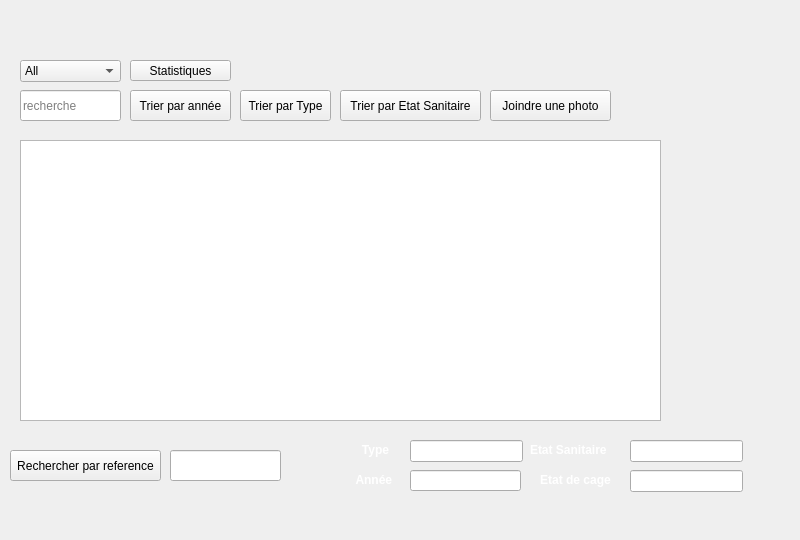
   <widget class="QWidget" name="tab_3">
    <attribute name="title">
     <string>Consulter les animaux</string>
    </attribute>
    <widget class="QPushButton" name="pb_trier">
     <property name="geometry">
      <rect>
       <x>130</x>
       <y>90</y>
       <width>101</width>
       <height>31</height>
      </rect>
     </property>
     <property name="text">
      <string>Trier par année</string>
     </property>
    </widget>
    <widget class="QPushButton" name="pb_rechRef">
     <property name="geometry">
      <rect>
       <x>10</x>
       <y>450</y>
       <width>151</width>
       <height>31</height>
      </rect>
     </property>
     <property name="text">
      <string>Rechercher par reference</string>
     </property>
    </widget>
    <widget class="QPushButton" name="pb_trier_type">
     <property name="geometry">
      <rect>
       <x>240</x>
       <y>90</y>
       <width>91</width>
       <height>31</height>
      </rect>
     </property>
     <property name="text">
      <string>Trier par Type</string>
     </property>
    </widget>
    <widget class="QLabel" name="le_cadre">
     <property name="geometry">
      <rect>
       <x>-10</x>
       <y>0</y>
       <width>791</width>
       <height>531</height>
      </rect>
     </property>
     <property name="text">
      <string/>
     </property>
     <property name="pixmap">
      <pixmap>../../../Esprit/2A16/Semestre 1/Projet C++/ZOO'RNI/charte essai 1.png</pixmap>
     </property>
     <property name="scaledContents">
      <bool>true</bool>
     </property>
    </widget>
    <widget class="QTableView" name="tab_animaux">
     <property name="geometry">
      <rect>
       <x>20</x>
       <y>140</y>
       <width>641</width>
       <height>281</height>
      </rect>
     </property>
    </widget>
    <widget class="QLineEdit" name="le_rechRef">
     <property name="geometry">
      <rect>
       <x>170</x>
       <y>450</y>
       <width>111</width>
       <height>31</height>
      </rect>
     </property>
    </widget>
    <widget class="QLineEdit" name="le_an_3">
     <property name="geometry">
      <rect>
       <x>410</x>
       <y>470</y>
       <width>111</width>
       <height>21</height>
      </rect>
     </property>
    </widget>
    <widget class="QLabel" name="label_28">
     <property name="geometry">
      <rect>
       <x>310</x>
       <y>460</y>
       <width>131</width>
       <height>41</height>
      </rect>
     </property>
     <property name="text">
      <string>&lt;html&gt;&lt;head/&gt;&lt;body&gt;&lt;p align=&quot;center&quot;&gt;&lt;span style=&quot; font-weight:600; color:#ffffff;&quot;&gt;Année &lt;/span&gt;&lt;/p&gt;&lt;/body&gt;&lt;/html&gt;</string>
     </property>
    </widget>
    <widget class="QLineEdit" name="le_type_3">
     <property name="geometry">
      <rect>
       <x>410</x>
       <y>440</y>
       <width>113</width>
       <height>22</height>
      </rect>
     </property>
    </widget>
    <widget class="QLabel" name="label_29">
     <property name="geometry">
      <rect>
       <x>320</x>
       <y>440</y>
       <width>111</width>
       <height>21</height>
      </rect>
     </property>
     <property name="text">
      <string>&lt;html&gt;&lt;head/&gt;&lt;body&gt;&lt;p align=&quot;center&quot;&gt;&lt;span style=&quot; font-weight:600; color:#ffffff;&quot;&gt;Type&lt;/span&gt;&lt;/p&gt;&lt;/body&gt;&lt;/html&gt;</string>
     </property>
    </widget>
    <widget class="QLineEdit" name="le_san_3">
     <property name="geometry">
      <rect>
       <x>630</x>
       <y>440</y>
       <width>113</width>
       <height>22</height>
      </rect>
     </property>
    </widget>
    <widget class="QLabel" name="label_30">
     <property name="geometry">
      <rect>
       <x>530</x>
       <y>430</y>
       <width>131</width>
       <height>41</height>
      </rect>
     </property>
     <property name="text">
      <string>&lt;html&gt;&lt;head/&gt;&lt;body&gt;&lt;p&gt;&lt;span style=&quot; font-weight:600; color:#ffffff;&quot;&gt;Etat Sanitaire&lt;/span&gt;&lt;/p&gt;&lt;/body&gt;&lt;/html&gt;</string>
     </property>
    </widget>
    <widget class="QLabel" name="label_31">
     <property name="geometry">
      <rect>
       <x>520</x>
       <y>470</y>
       <width>111</width>
       <height>20</height>
      </rect>
     </property>
     <property name="text">
      <string>&lt;html&gt;&lt;head/&gt;&lt;body&gt;&lt;p align=&quot;center&quot;&gt;&lt;span style=&quot; font-weight:600; color:#ffffff;&quot;&gt;Etat de cage&lt;/span&gt;&lt;/p&gt;&lt;/body&gt;&lt;/html&gt;</string>
     </property>
    </widget>
    <widget class="QLineEdit" name="le_cage_3">
     <property name="geometry">
      <rect>
       <x>630</x>
       <y>470</y>
       <width>113</width>
       <height>22</height>
      </rect>
     </property>
    </widget>
    <widget class="QPushButton" name="pb_image">
     <property name="geometry">
      <rect>
       <x>490</x>
       <y>90</y>
       <width>121</width>
       <height>31</height>
      </rect>
     </property>
     <property name="text">
      <string>Joindre une photo</string>
     </property>
    </widget>
    <widget class="QLabel" name="label_img">
     <property name="geometry">
      <rect>
       <x>620</x>
       <y>10</y>
       <width>141</width>
       <height>121</height>
      </rect>
     </property>
     <property name="text">
      <string/>
     </property>
    </widget>
    <widget class="QLineEdit" name="le_recherche">
     <property name="geometry">
      <rect>
       <x>20</x>
       <y>90</y>
       <width>101</width>
       <height>31</height>
      </rect>
     </property>
     <property name="placeholderText">
      <string>recherche</string>
     </property>
    </widget>
    <widget class="QComboBox" name="anim_col">
     <property name="geometry">
      <rect>
       <x>20</x>
       <y>60</y>
       <width>101</width>
       <height>22</height>
      </rect>
     </property>
     <property name="currentText">
      <string>All</string>
     </property>
     <property name="currentIndex">
      <number>0</number>
     </property>
     <item>
      <property name="text">
       <string>All</string>
      </property>
     </item>
     <item>
      <property name="text">
       <string>Reference</string>
      </property>
     </item>
     <item>
      <property name="text">
       <string>Naissance</string>
      </property>
     </item>
     <item>
      <property name="text">
       <string>Etat Sanitaire</string>
      </property>
     </item>
     <item>
      <property name="text">
       <string>Type</string>
      </property>
     </item>
     <item>
      <property name="text">
       <string>Etat Cage</string>
      </property>
     </item>
    </widget>
    <widget class="QPushButton" name="pb_trier_etat_sanitaire">
     <property name="geometry">
      <rect>
       <x>340</x>
       <y>90</y>
       <width>141</width>
       <height>31</height>
      </rect>
     </property>
     <property name="text">
      <string>Trier par Etat Sanitaire</string>
     </property>
    </widget>
    <widget class="QPushButton" name="pb_statistics">
     <property name="geometry">
      <rect>
       <x>130</x>
       <y>60</y>
       <width>101</width>
       <height>21</height>
      </rect>
     </property>
     <property name="text">
      <string>Statistiques</string>
     </property>
    </widget>
    <zorder>le_cadre</zorder>
    <zorder>pb_trier</zorder>
    <zorder>pb_rechRef</zorder>
    <zorder>pb_trier_type</zorder>
    <zorder>tab_animaux</zorder>
    <zorder>le_rechRef</zorder>
    <zorder>le_an_3</zorder>
    <zorder>label_28</zorder>
    <zorder>le_type_3</zorder>
    <zorder>label_29</zorder>
    <zorder>le_san_3</zorder>
    <zorder>label_30</zorder>
    <zorder>label_31</zorder>
    <zorder>le_cage_3</zorder>
    <zorder>pb_image</zorder>
    <zorder>label_img</zorder>
    <zorder>le_recherche</zorder>
    <zorder>anim_col</zorder>
    <zorder>pb_trier_etat_sanitaire</zorder>
    <zorder>pb_statistics</zorder>
   </widget>
